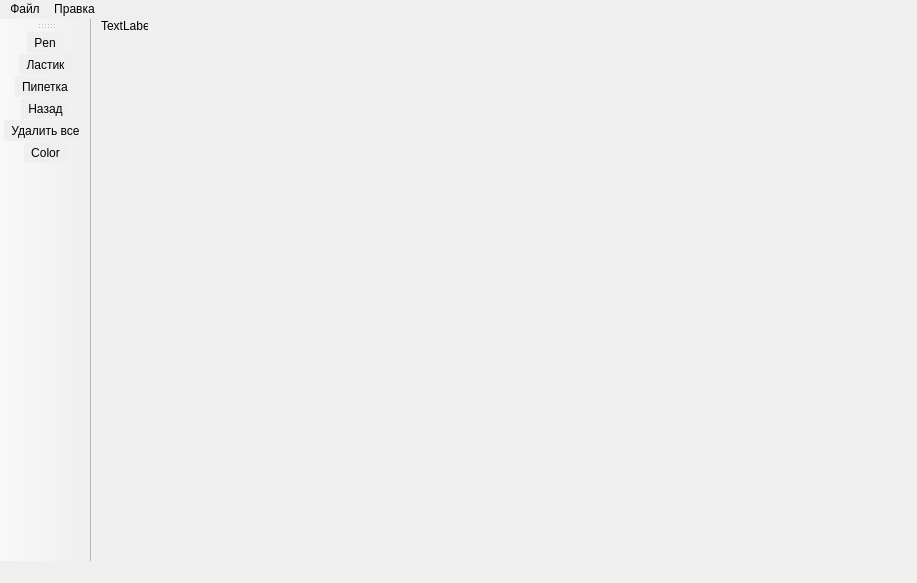
<?xml version="1.0" encoding="UTF-8"?>
<ui version="4.0">
 <class>MainWindow</class>
 <widget class="QMainWindow" name="MainWindow">
  <property name="geometry">
   <rect>
    <x>0</x>
    <y>0</y>
    <width>917</width>
    <height>583</height>
   </rect>
  </property>
  <property name="windowTitle">
   <string>MainWindow</string>
  </property>
  <property name="styleSheet">
   <string notr="true">background-color: rgb(239, 239, 239);</string>
  </property>
  <property name="documentMode">
   <bool>true</bool>
  </property>
  <widget class="QWidget" name="centralwidget">
   <widget class="QLabel" name="picture">
    <property name="geometry">
     <rect>
      <x>10</x>
      <y>0</y>
      <width>47</width>
      <height>14</height>
     </rect>
    </property>
    <property name="text">
     <string>TextLabel</string>
    </property>
   </widget>
  </widget>
  <widget class="QMenuBar" name="menubar">
   <property name="geometry">
    <rect>
     <x>0</x>
     <y>0</y>
     <width>917</width>
     <height>22</height>
    </rect>
   </property>
   <widget class="QMenu" name="menu">
    <property name="title">
     <string>Файл</string>
    </property>
    <addaction name="action"/>
    <addaction name="action_2"/>
    <addaction name="action_5"/>
    <addaction name="separator"/>
    <addaction name="actionQuit"/>
   </widget>
   <widget class="QMenu" name="menu_4">
    <property name="title">
     <string>Правка</string>
    </property>
   </widget>
   <addaction name="menu"/>
   <addaction name="menu_4"/>
  </widget>
  <widget class="QStatusBar" name="statusbar"/>
  <widget class="QToolBar" name="toolBar">
   <property name="windowTitle">
    <string>toolBar</string>
   </property>
   <attribute name="toolBarArea">
    <enum>LeftToolBarArea</enum>
   </attribute>
   <attribute name="toolBarBreak">
    <bool>false</bool>
   </attribute>
   <addaction name="actionPen"/>
   <addaction name="actionErase"/>
   <addaction name="actionPipette"/>
   <addaction name="actionUndo"/>
   <addaction name="actionBin"/>
   <addaction name="actionColor"/>
  </widget>
  <action name="action">
   <property name="text">
    <string>Новый</string>
   </property>
  </action>
  <action name="action_2">
   <property name="text">
    <string>Открыть</string>
   </property>
  </action>
  <action name="action_5">
   <property name="text">
    <string>Сохранить</string>
   </property>
  </action>
  <action name="actionPen">
   <property name="checkable">
    <bool>true</bool>
   </property>
   <property name="checked">
    <bool>false</bool>
   </property>
   <property name="icon">
    <iconset>
     <normaloff>ico/pencil.png</normaloff>ico/pencil.png</iconset>
   </property>
   <property name="text">
    <string>Pen</string>
   </property>
  </action>
  <action name="action_3">
   <property name="text">
    <string>Ластик</string>
   </property>
  </action>
  <action name="actionErase">
   <property name="checkable">
    <bool>true</bool>
   </property>
   <property name="checked">
    <bool>false</bool>
   </property>
   <property name="icon">
    <iconset>
     <normaloff>ico/clean.png</normaloff>ico/clean.png</iconset>
   </property>
   <property name="text">
    <string>Ластик</string>
   </property>
  </action>
  <action name="actionBin">
   <property name="checkable">
    <bool>true</bool>
   </property>
   <property name="checked">
    <bool>false</bool>
   </property>
   <property name="icon">
    <iconset>
     <normaloff>ico/bin.png</normaloff>ico/bin.png</iconset>
   </property>
   <property name="text">
    <string>Удалить все</string>
   </property>
  </action>
  <action name="actionPipette">
   <property name="checkable">
    <bool>true</bool>
   </property>
   <property name="checked">
    <bool>false</bool>
   </property>
   <property name="icon">
    <iconset>
     <normaloff>ico/pipette.png</normaloff>ico/pipette.png</iconset>
   </property>
   <property name="text">
    <string>Пипетка</string>
   </property>
  </action>
  <action name="actionUndo">
   <property name="checkable">
    <bool>true</bool>
   </property>
   <property name="checked">
    <bool>false</bool>
   </property>
   <property name="icon">
    <iconset>
     <normaloff>ico/undo.png</normaloff>ico/undo.png</iconset>
   </property>
   <property name="text">
    <string>Назад</string>
   </property>
  </action>
  <action name="actionQuit">
   <property name="text">
    <string>Выход</string>
   </property>
  </action>
  <action name="actionColor">
   <property name="checkable">
    <bool>true</bool>
   </property>
   <property name="icon">
    <iconset>
     <normaloff>ico/paint.png</normaloff>ico/paint.png</iconset>
   </property>
   <property name="text">
    <string>Color</string>
   </property>
  </action>
 </widget>
 <resources>
  <include location="venv/Lib/site-packages/PySide2/examples/widgets/mainwindows/application/application.qrc"/>
 </resources>
 <connections/>
</ui>
